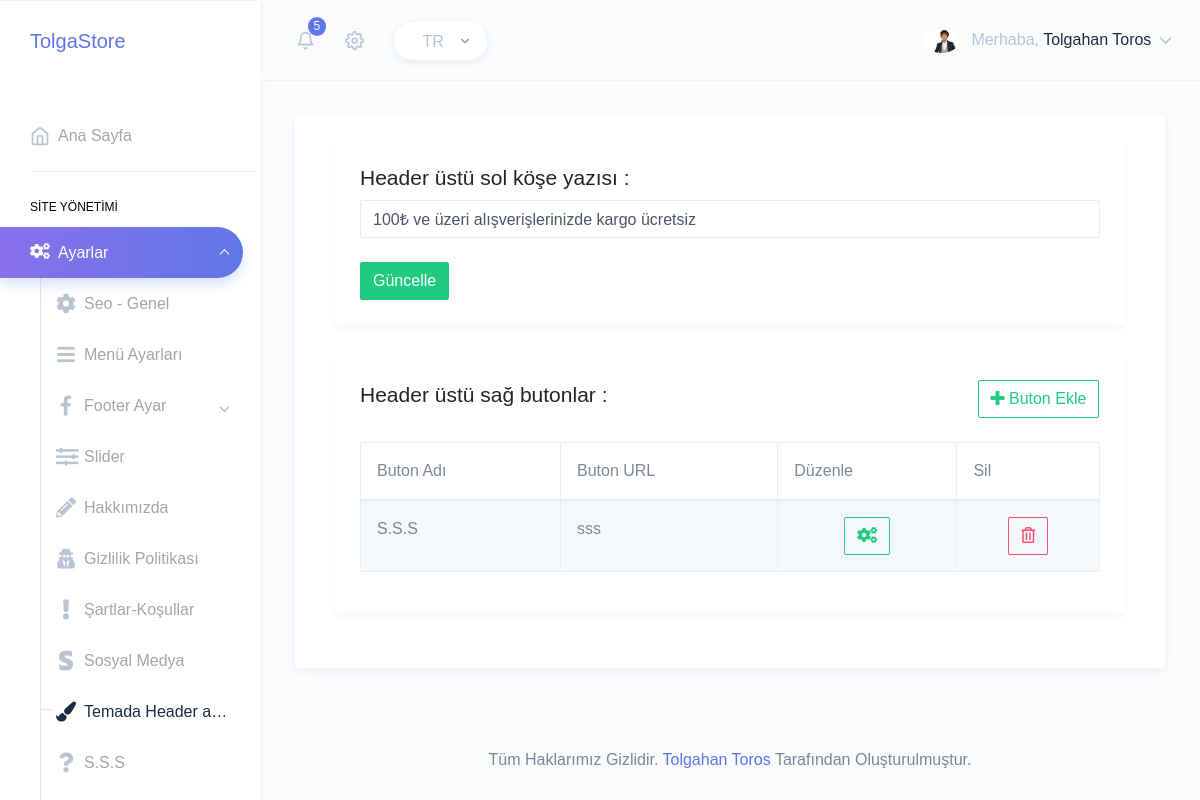
Page /src/html/header-ustu-tema.php (signed in) on the committed database.
### tables this page shows
CREATE TABLE `tema_header_ustu` (
  `id` int(11) NOT NULL,
  `ad` varchar(250) NOT NULL,
  `baslik` varchar(250) NOT NULL,
  `url` varchar(500) NOT NULL
);

### src/netting/class.crud.php (called while the page is built, shortened)
<?php
class crud{
	public $db;
	private $dbhost=DBHOST;
	private $dbuser=DBUSER;
	private $dbpass=DBPWD;
	private $dbname=DBNAME;
	function __construct(){
		try {
			$this->db=new PDO('mysql:host='.$this->dbhost.';dbname='.$this->dbname.';charset=utf8',$this->dbuser,$this->dbpass);
		} catch (Exception $e) {
			die("Veritabanı Bağlantısı Başarısız: ".$e->getMessage());
		}
	}
public function wread($table,$columns,$values,$options=[]){
	try {
		if (isset($options['columns_name']) && empty($options['limit'])) {
			$stmt=$this->db->prepare("SELECT * FROM $table WHERE $columns=? ORDER BY {$options['columns_name']} {$options['columns_sort']}");
		}elseif(isset($options['columns_name']) && isset($options['limit'])){
			$stmt=$this->db->prepare("SELECT * FROM $table WHERE $columns=? ORDER BY {$options['columns_name']} {$options['columns_sort']} LIMIT {$options['limit']}");
		}else{
			$stmt=$this->db->prepare("SELECT * FROM $table WHERE $columns=?");
		}
		$stmt->execute([htmlspecialchars($values)]);
		$stmt=$stmt->fetch(PDO::FETCH_ASSOC);
		return $stmt;
	} catch (Exception $e) {
		return ['status' => FALSE,'error' => $e->getMessage()];
	}
}
public function wread2($table,$columns,$values,$options=[]){
	try {
		if (isset($options['columns_name']) && empty($options['limit'])) {
			$stmt=$this->db->prepare("SELECT * FROM $table WHERE $columns=? ORDER BY {$options['columns_name']} {$options['columns_sort']}");
		}elseif(isset($options['columns_name']) && isset($options['limit'])){
			$stmt=$this->db->prepare("SELECT * FROM $table WHERE $columns=? ORDER BY {$options['columns_name']} {$options['columns_sort']} LIMIT {$options['limit']}");
		}else{
			$stmt=$this->db->prepare("SELECT * FROM $table WHERE $columns=?");
		}
		$stmt->execute([htmlspecialchars($values)]);
		return $stmt;
	} catch (Exception $e) {
		return ['status' => FALSE,'error' => $e->getMessage()];
	}
}
}
?>

### src/html/header-ustu-tema.php (the view, shortened to what this page needs)
<!DOCTYPE html>
<html dir="ltr" lang="en">
<head>
	<link href="../assets/extra-libs/c3/c3.min.css" rel="stylesheet">
	<link href="../assets/libs/chartist/dist/chartist.min.css" rel="stylesheet">
	<link href="../assets/extra-libs/jvector/jquery-jvectormap-2.0.2.css" rel="stylesheet" />
	<link href="../dist/css/style.min.css" rel="stylesheet">
	<link href="../assets/extra-libs/datatables.net-bs4/css/dataTables.bootstrap4.css" rel="stylesheet">
</head>
<body>
    <div id="main-wrapper" data-theme="light" data-layout="vertical" data-navbarbg="skin6" data-sidebartype="full"
    data-sidebar-position="fixed" data-header-position="fixed" data-boxed-layout="full">
    <?php require_once 'header.php'; ?>
    <?php require_once 'sidebar.php'; ?>
    <div class="page-wrapper">
    	<div class="container-fluid">
    		<div class="row">
    			<div class="col-12">
    				<div class="card">
    					<div class="card-body">
    						<?php
    						$tema_sol_ust = $db->wread("tema_header_ustu","ad","sol");
    						?>
    						<div class="col-12">
    							<div class="card card-body">
    								<h3 class="card-title">Header üstü sol köşe yazısı : </h3>
    								<form method="POST" action="">
    									<input class="form-control" type="text" name="baslik" value="<?php echo $tema_sol_ust['baslik'] ?>"><br>
    									<input type="submit" name="tema_sol_ust_guncelle" class="btn btn-success"  value="Güncelle">
    								</form>
    							</div>
    						</div>
    						<div class="col-12">
    							<div class="card card-body">
    								<div class="d-flex align-items-center mb-4">
    									<h3 class="card-title">Header üstü sağ butonlar : </h3>
    									<div style="position: relative;top: 3%;left: 50%;">
    										<a  data-toggle="collapse" href="#blogekle"
    										aria-expanded="false" aria-controls="blogekle">
    										<button type="button" class="btn btn-outline-success"><i
    											class="fa fa-plus"></i> Buton Ekle</button>
    										</a>
    									</div>
    								</div>
    								<div class="table-responsive">
    									<table id="zero_config" class="table table-striped table-bordered no-wrap">
    										<thead>
    											<tr>
    												<th>Buton Adı</th>
    												<th>Buton URL</th>
    												<th>Düzenle</th>
    												<th>Sil</th>
    											</tr>
    										</thead>
    										<tbody>
    											<?php
    											$butonsor = $db->wread2("tema_header_ustu","ad","sag");
    											while ($butoncek=$butonsor->Fetch(PDO::FETCH_ASSOC)) {
    												?>
    												<tr>
    													<td><?php echo $butoncek['baslik'] ?></td>
    													<td><?php echo $butoncek['url'] ?></td>
    													<td align="center"><a  data-toggle="collapse" href="#duzenle<?php echo $butoncek['id']?>"
    														aria-expanded="false" aria-controls="duzenle<?php echo $butoncek['id']?>">
    													</div>
    													<button type="button" class="btn btn-outline-success" data-toggle="modal"
    													data-target="#duzenle<?php echo $butoncek['id'] ?>"><i class="fas fa-cogs"></i></button>
    												</div>
    												<td align="center"><a class="btn btn-outline-danger" href="?buton_sil=<?php echo $butoncek['id'] ?>"><i class="far fa-trash-alt"></i></a></td>
    											<?php } ?>
    								</div>
    							</div>
    						</div>
    					</div>
    				</div>
    			</div>
    		</div>
    	</div>
    	<?php require_once 'footer.php'; ?>
</body>
</html>

### rows in the picture
tema_header_ustu: baslik "100₺ ve üzeri alışverişlerinizde kargo ücretsiz"
tema_header_ustu: baslik "S.S.S", url "sss"

### other values in the picture
$_SESSION['admins']['admins_namesurname'] "Tolgahan Toros"
